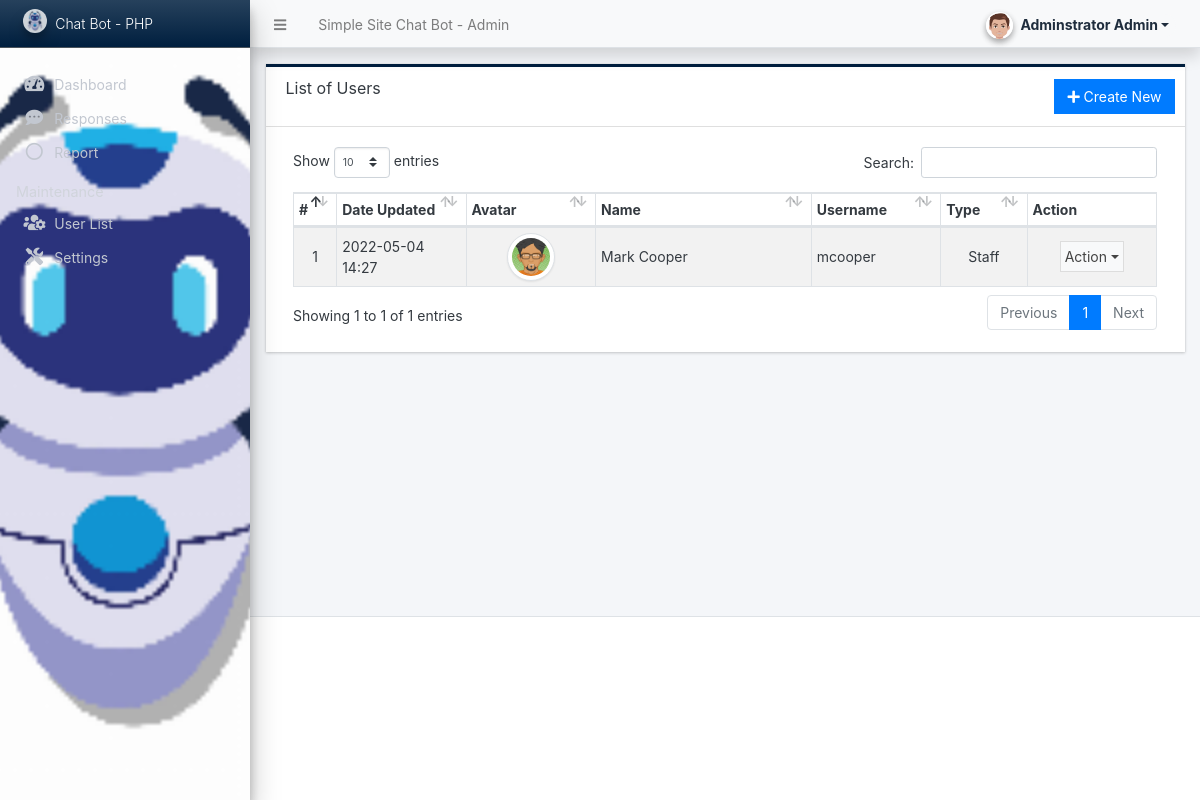
Page /admin/?page=user/list (signed in) on the committed database.
### tables this page shows
CREATE TABLE `users` (
  `id` int(50) NOT NULL,
  `firstname` varchar(250) NOT NULL,
  `lastname` varchar(250) NOT NULL,
  `username` text NOT NULL,
  `password` text NOT NULL,
  `avatar` text DEFAULT NULL,
  `last_login` datetime DEFAULT NULL,
  `type` tinyint(1) NOT NULL DEFAULT 0,
  `date_added` datetime NOT NULL DEFAULT current_timestamp(),
  `date_updated` datetime DEFAULT current_timestamp() ON UPDATE current_timestamp()
);

### classes/DBConnection.php (called while the page is built, shortened)
<?php
class DBConnection{
    private $host = DB_SERVER;
    private $username = DB_USERNAME;
    private $password = DB_PASSWORD;
    private $database = DB_NAME;
    public $conn;
    public function __construct(){
        if (!isset($this->conn)) {
            $this->conn = new mysqli($this->host, $this->username, $this->password, $this->database);
        }
    }
}
?>

### classes/SystemSettings.php (called while the page is built, shortened)
<?php
class SystemSettings extends DBConnection{
	function userdata($field = ''){
		if(!empty($field)){
			if(isset($_SESSION['userdata'][$field]))
				return $_SESSION['userdata'][$field];
			else
				return null;
		}else{
			return false;
		}
	}
}
$_settings = new SystemSettings();
?>

### config.php (called while the page is built, shortened)
<?php
require_once('classes/DBConnection.php');
require_once('classes/SystemSettings.php');
function validate_image($file){
    global $_settings;
	if(!empty($file)){
        $ex = explode("?",$file);
        $file = $ex[0];
        $ts = isset($ex[1]) ? "?".$ex[1] : '';
		if(is_file(base_app.$file)){
			return base_url.$file.$ts;
		}else{
			return base_url.($_settings->info('logo'));
		}
	}else{
		return base_url.($_settings->info('logo'));
	}
}
?>

### admin/user/list.php (the view, shortened to what this page needs)
<div class="card card-outline rounded-0 card-navy">
	<div class="card-header">
		<h3 class="card-title">List of Users</h3>
		<div class="card-tools">
			<a href="./?page=user/manage_user" id="create_new" class="btn btn-flat btn-primary"><span class="fas fa-plus"></span>  Create New</a>
		</div>
	</div>
	<div class="card-body">
        <div class="container-fluid">
			<table class="table table-hover table-striped table-bordered" id="list">
				<colgroup>
					<col width="5%">
					<col width="15%">
					<col width="15%">
					<col width="25%">
					<col width="15%">
					<col width="10%">
					<col width="15%">
				</colgroup>
				<thead>
					<tr>
						<th>#</th>
						<th>Date Updated</th>
						<th>Avatar</th>
						<th>Name</th>
						<th>Username</th>
						<th>Type</th>
						<th>Action</th>
					</tr>
				</thead>
				<tbody>
					<?php
					$i = 1;
						$qry = $conn->query("SELECT *, concat(firstname,' ', lastname) as `name` from `users` where id != '{$_settings->userdata('id')}' order by concat(firstname,' ', lastname) asc ");
						while($row = $qry->fetch_assoc()):
					?>
						<tr>
							<td class="text-center"><?php echo $i++; ?></td>
							<td><?php echo date("Y-m-d H:i",strtotime($row['date_updated'])) ?></td>
							<td class="text-center">
                                <img src="<?= validate_image($row['avatar']) ?>" alt="" class="img-thumbnail rounded-circle user-avatar">
                            </td>
							<td><?php echo $row['name'] ?></td>
							<td><?php echo $row['username'] ?></td>
							<td class="text-center">
                                <?php if($row['type'] == 1): ?>
                                    Administrator
                                <?php elseif($row['type'] == 2): ?>
                                    Staff
                                <?php else: ?>
									N/A
                                <?php endif; ?>
                            </td>
							<td align="center">
								 <button type="button" class="btn btn-flat p-1 btn-default btn-sm dropdown-toggle dropdown-icon" data-toggle="dropdown">
				                  		Action
				                  </button>
							</td>
						</tr>
					<?php endwhile; ?>
				</tbody>
			</table>
		</div>
	</div>
</div>

### admin/user/list.php (style rules this page uses)
.user-avatar { width:3rem; height:3rem; object-fit:scale-down; object-position:center center; }

### rows in the picture
users: date_updated "2022-05-04 14:27", avatar (picture), name "Mark Cooper", username "mcooper", type "Staff"

### other values in the picture
$_settings->info('name') "Simple Site Chat Bot"
$_settings->userdata('firstname').' '.$_settings->userdata('lastname') "Adminstrator Admin"
$_settings->info('short_name') "Chat Bot - PHP"
